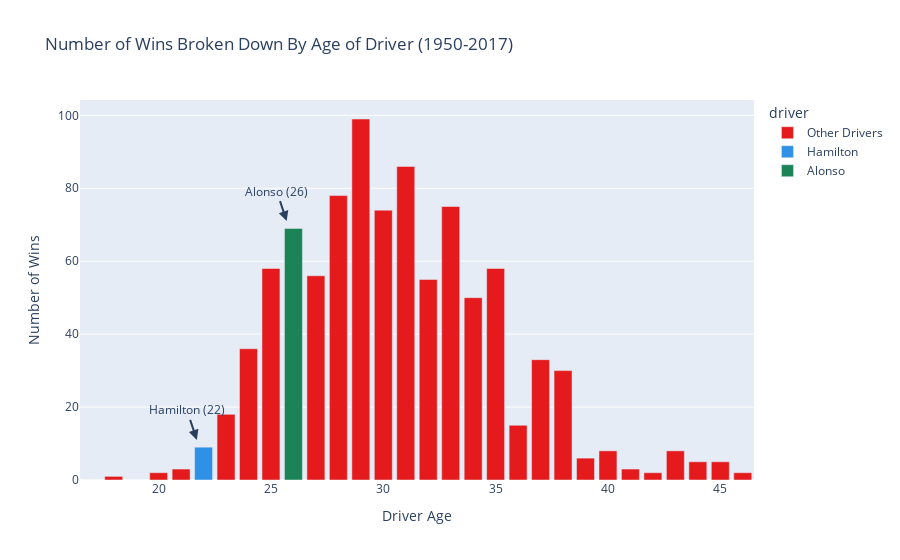

Notebook code for this chart:
### Code cell
# plot number of races, wins, and wins per race by age - Lewis is 22/Alonso 27 at 2007 year of analysis
fig = px.bar(df_age_wins_agg2, x='age', y='wins', color='driver',
              color_discrete_map={'Other Drivers': 'rgb(228, 26, 28)', 'Hamilton': '#2E91E5', 'Alonso': '#1C8356'},
              labels={'wins': 'Number of Wins', 'age': 'Driver Age'},
             title='Number of Wins Broken Down By Age of Driver (1950-2017)')

fig.add_annotation(x=21.7, y=11, text='Hamilton (22)', showarrow=True, arrowhead=2, arrowsize=1, arrowwidth=2)
fig.add_annotation(x=25.7, y=71, text='Alonso (26)', showarrow=True, arrowhead=2, arrowsize=1, arrowwidth=2)
fig.show()

### Figure 1 — Plotly figure (JSON) as saved in the notebook; plotly's stock layout.template omitted (floating-point values rounded to 4 significant figures)
{"data": [{"alignmentgroup": "True", "hovertemplate": "driver=Other Drivers<br>Driver Age=%{x}<br>Number of Wins=%{y}<extra></extra>", "legendgroup": "Other Drivers", "marker": {"color": "rgb(228, 26, 28)"}, "name": "Other Drivers", "offsetgroup": "Other Drivers", "orientation": "v", "showlegend": true, "textposition": "auto", "type": "bar", "x": [17, 18, 19, 20, 21, 23, 24, 25, 27, 28, 29, 30, 31, 32, 33, 34, 35, 36, 37, 38, 39, 40, 41, 42, 43, 44, 45, 46], "xaxis": "x", "y": [0, 1, 0, 2, 3, 18, 36, 58, 56, 78, 99, 74, 86, 55, 75, 50, 58, 15, 33, 30, 6, 8, 3, 2, 8, 5, 5, 2], "yaxis": "y"}, {"alignmentgroup": "True", "hovertemplate": "driver=Hamilton<br>Driver Age=%{x}<br>Number of Wins=%{y}<extra></extra>", "legendgroup": "Hamilton", "marker": {"color": "#2E91E5"}, "name": "Hamilton", "offsetgroup": "Hamilton", "orientation": "v", "showlegend": true, "textposition": "auto", "type": "bar", "x": [22], "xaxis": "x", "y": [9], "yaxis": "y"}, {"alignmentgroup": "True", "hovertemplate": "driver=Alonso<br>Driver Age=%{x}<br>Number of Wins=%{y}<extra></extra>", "legendgroup": "Alonso", "marker": {"color": "#1C8356"}, "name": "Alonso", "offsetgroup": "Alonso", "orientation": "v", "showlegend": true, "textposition": "auto", "type": "bar", "x": [26], "xaxis": "x", "y": [69], "yaxis": "y"}], "layout": {"annotations": [{"arrowhead": 2, "arrowsize": 1, "arrowwidth": 2, "showarrow": true, "text": "Hamilton (22)", "x": 21.7, "y": 11}, {"arrowhead": 2, "arrowsize": 1, "arrowwidth": 2, "showarrow": true, "text": "Alonso (26)", "x": 25.7, "y": 71}], "barmode": "relative", "legend": {"title": {"text": "driver"}, "tracegroupgap": 0}, "title": {"text": "Number of Wins Broken Down By Age of Driver (1950-2017)"}, "xaxis": {"anchor": "y", "domain": [0, 1], "title": {"text": "Driver Age"}}, "yaxis": {"anchor": "x", "domain": [0, 1], "title": {"text": "Number of Wins"}}}}
